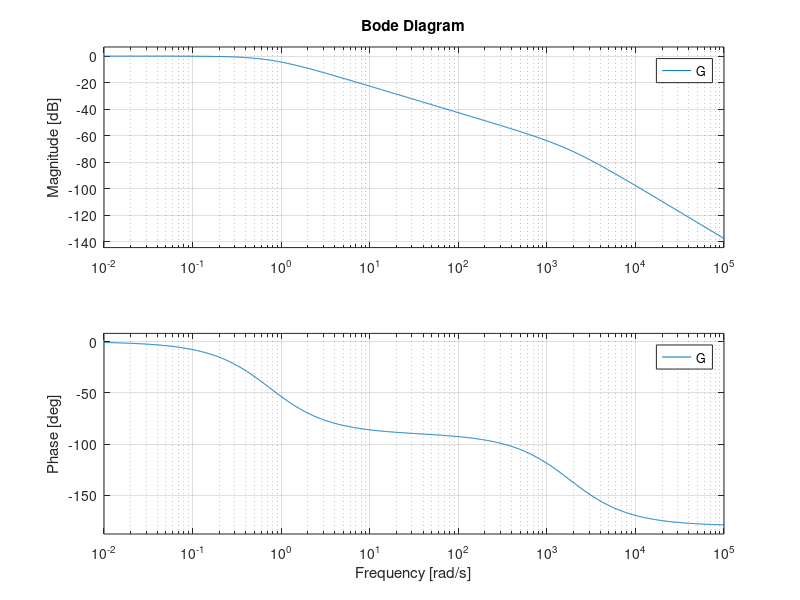
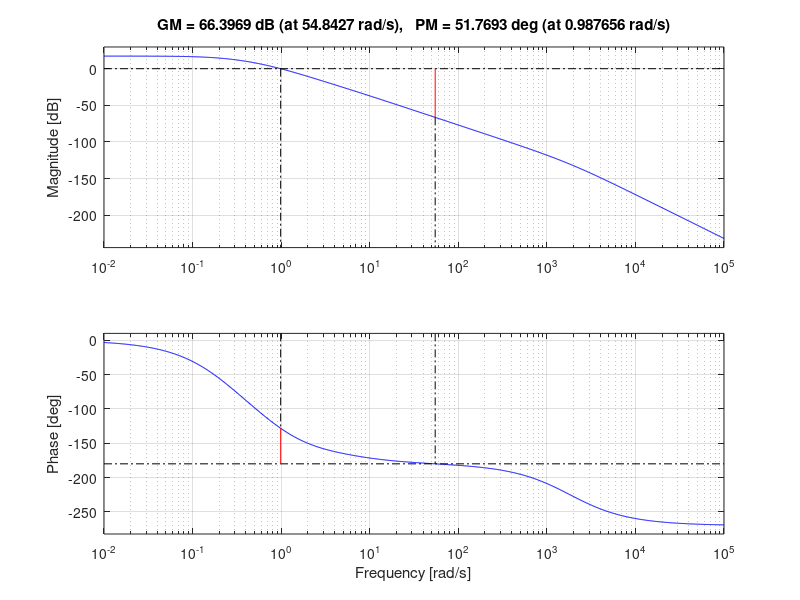

Write the MATLAB code that produced these figures, in order.
clear;
close all;


s = tf('s');

Te = 0.01;
wu = 1;
Mphi = 40; %degres !

tau_e = 0.00055;
tau_m = 1.35;

G = 1/((1+tau_m*s)*(1+tau_e*s));

%*****************Synthese du correcteur :

[modGu argGu] = bode(G, wu);

bode(G);

phiM = Mphi - 180 - argGu + 11.3*2; %degres !
a = (1 + sind(phiM))/(1 - sind(phiM));
alpha = sqrt(a);
wi = wu/5;
w1 = wu/alpha;
w2 = alpha*wu;
wf = 5*wu;
K0 = 1/(alpha*modGu);
ni = 0;
N = 1;
nf = 1;

K = K0*((1+s/wi)/(s/wi))^ni*((1+s/w1)/(1+s/w2))^N*((1)/(1+s/wf))^nf;



[modG argG] = bode(G);

figure,
bode(G), title('Bode de G');

margin(K*G);

Kz = c2d(K, Te, 'zoh');



% Y(z)/X(z) = (0.0194 z^-1 - 0.03795 z^-2 +0.01855 z^-3)/(1 - 2.949 z^-1 + 2.898 z^-2 - 0.949 z^-3)

% Y(z)(1 - 2.949 z^-1 + 2.898 z^-2 - 0.949 z^-3) = X(z)(0.0194 z^-1 - 0.03795 z^-2 + 0.01855 z^-3)
% y(n) - 2.949 y(n-1) + 2.898 y(n-2) - 0.949 y(n-3) = 0.0194 x(n-1) - 0.03795 x(n-2) + 0.01855 x(n-3)
% y(n) = 0.0194 x(n-1) - 0.03795 x(n-2) + 0.01855 x(n-3) + 2.949 y(n-1) - 2.898 y(n-2) + 0.949 y(n-3)


%y(n) = 1.949y(n-1) - 0.949y(n-2) +0.01938 x(n-1) -0.01857x(n-2


